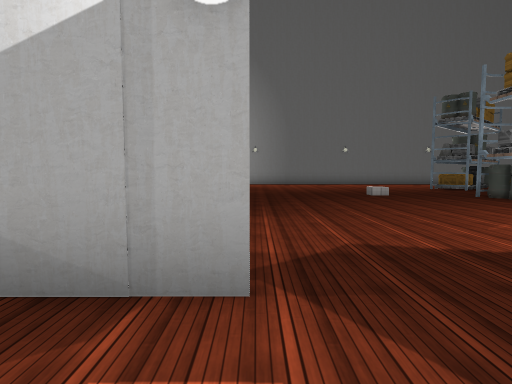
[1] (above)

24 first-person views from a walk through a 3-D level made in the Unity game engine. The camera is 1.5 m above the floor, tilts 4° down and sees 80° across. The floor is counted in squares, 2 m on a side. Each view is taken from the middle of a square. On the plan, view 1 faces up. The plan holds only what a view shows up to about 10 squares ahead; the rest is blank. The place goes on beyond the plan. Some surface patterns are stand-ins.

[2]
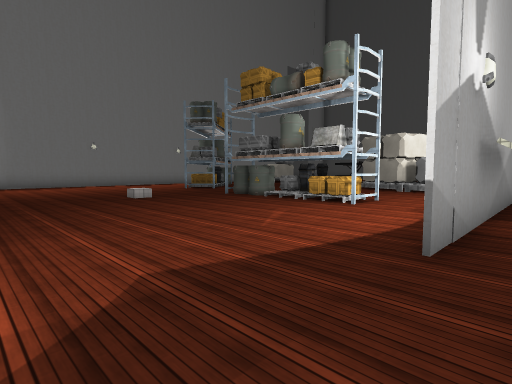

[3]
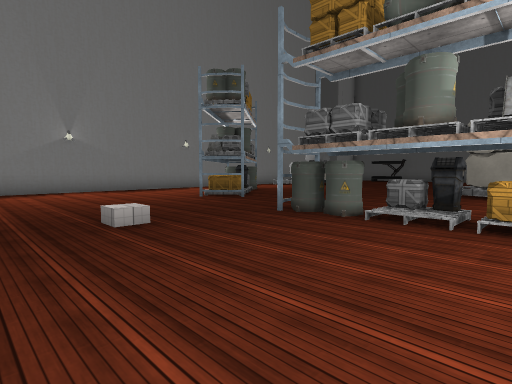

[4]
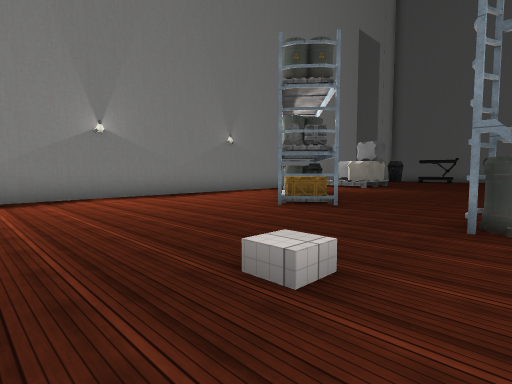

[5]
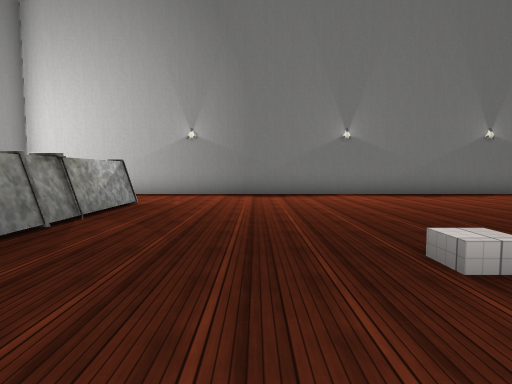

[6]
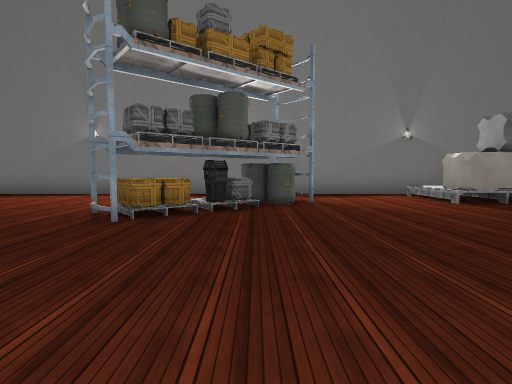

[7]
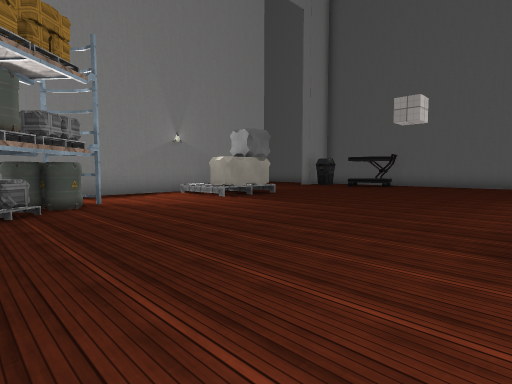

[8]
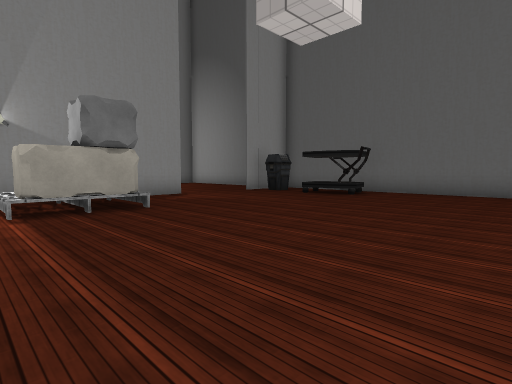

[9]
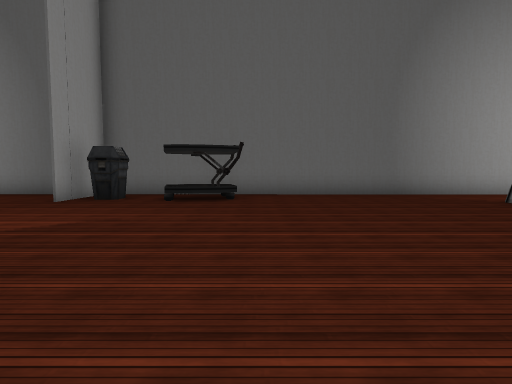

[10]
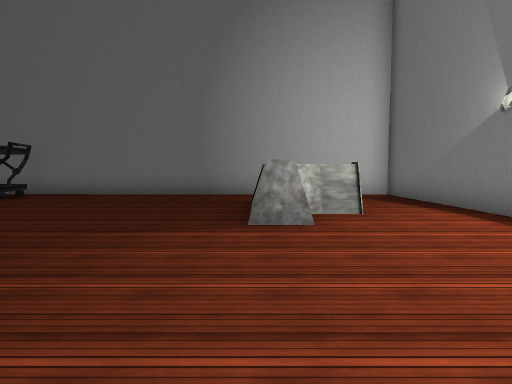

[11]
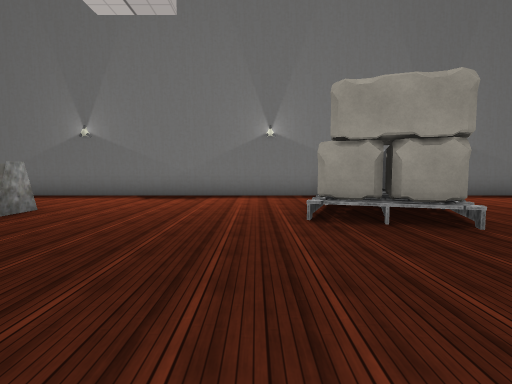

[12]
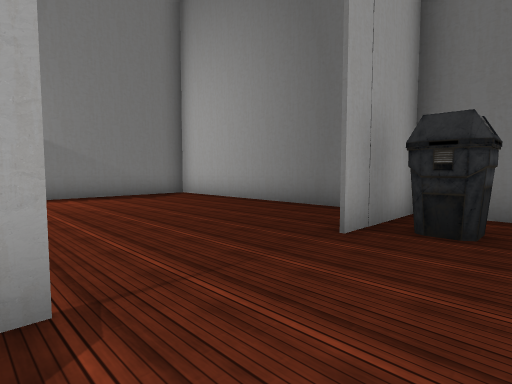

[13]
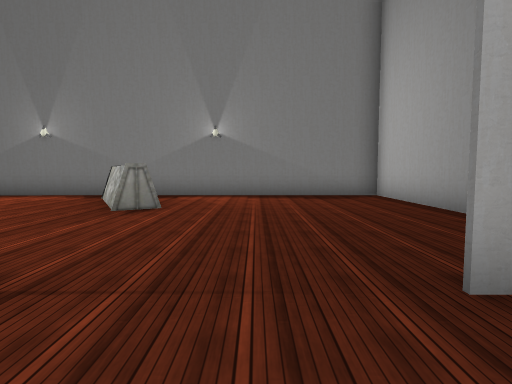

[14]
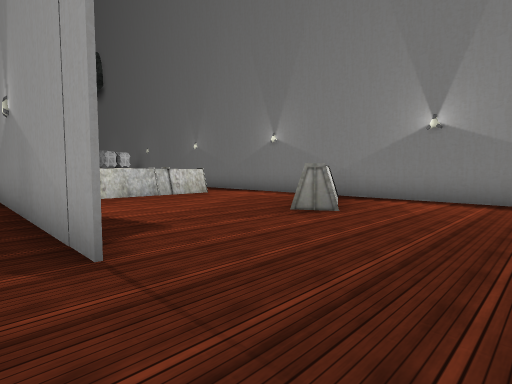

[15]
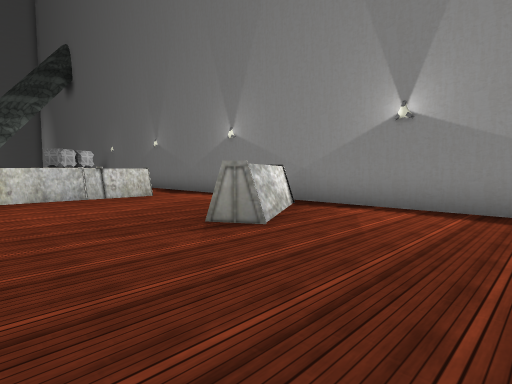

[16]
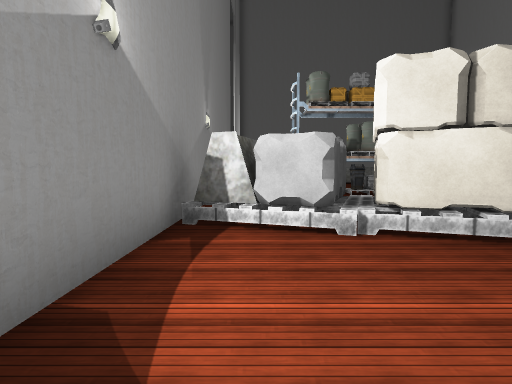

[17]
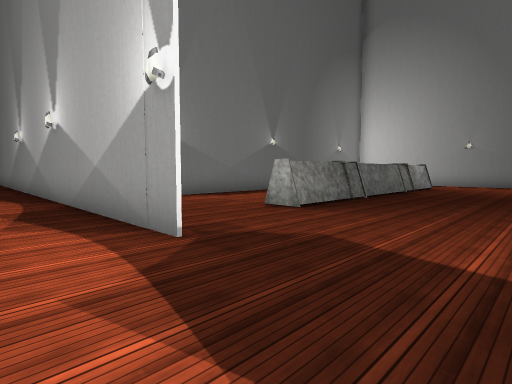

[18]
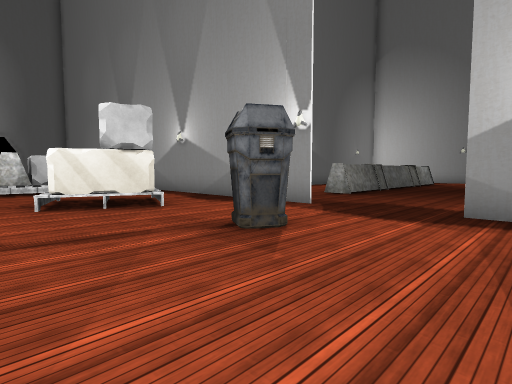

[19]
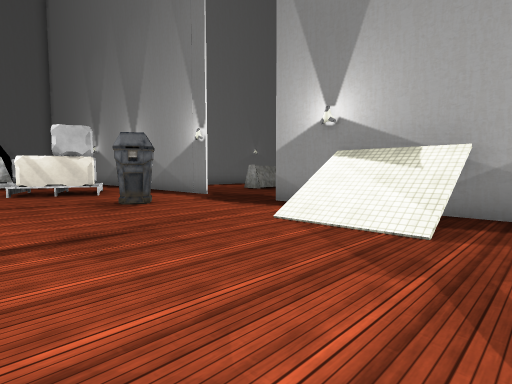

[20]
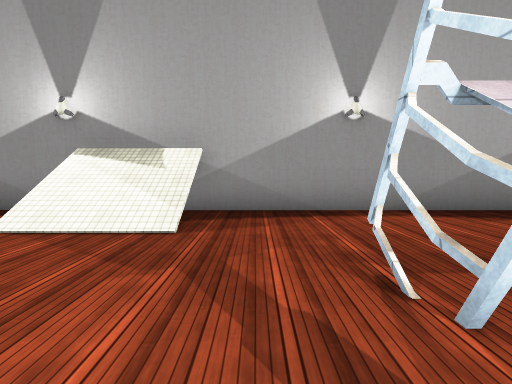

[21]
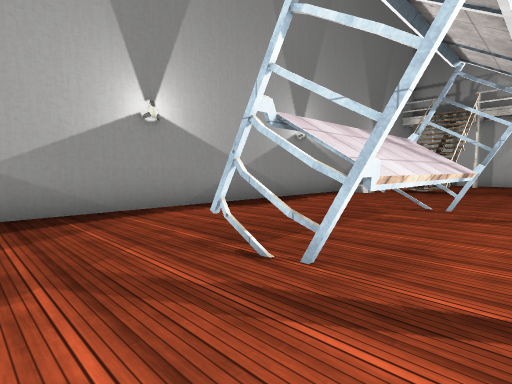

[22]
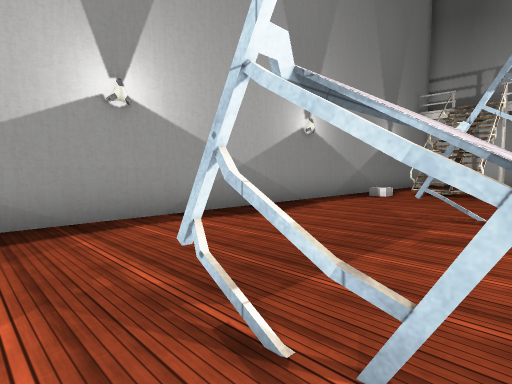

[23]
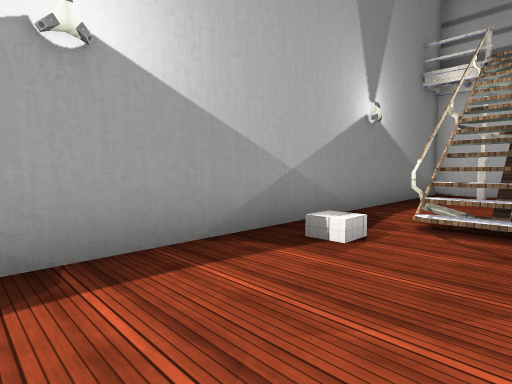

[24]
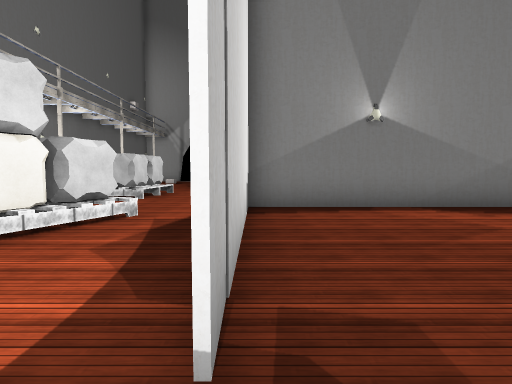

### Floor plan
Points are (right, up) in squares from view 1. A wall is a line through its corners. A room is listed if a view was taken in it or the views show most of it. See-through windows are left out.
Room 1 (views 1, 2, 3, 4, 5, 6, 7, 8, 9, 10, 11, 12, 13, 14, 15, 16, 17, 18, 19, 20, 21, 22, 23, 24)
walls: (7.2, 1.8) (8.6, 1.8); (10.4, 1.8) (24.8, 1.8); (8.9, -1.9) (9.1, -1.4); (9, -3) (9, -1.2); (13.5, -2.1) (13.5, -1.2); (13.6, -3) (9.1, -3) (8.8, -2.4); (13.5, -3.1) (13.5, -2.2); (-0.8, 14) (-0.8, 4.9) (-1.6, 4.9); (-5.3, 7.4) (-5.3, 3.5); (-5.3, 1.8) (0, 1.8) (-9.4, 1.8); (19.4, 16.8) (-2.1, 16.8); (23.6, 1.8) (2.9, 1.8); (24.7, 2.1) (24.7, 16.2); (13.3, 22.4) (13.3, 18.6); (24.6, 16.8) (22.2, 16.8); (24.7, 18.2) (24.7, 24.3) (13.1, 24.3)
ways out: opening at (-5, 3); opening at (13, 23.5)
objects: other object (-9, -3) to (-7, -1); other object (-4, -3) to (-2, 0); bin (1, -1); crate (7, 5); bin (7, 6); barrel (7, 7); crate (7, 8); crate (8, 7); pallet (8, 12); pallet (8, 13); bin (9, 13); barrel (10, 14); other object (11, 3) to (13, 5); barrel (11, 14); other object (11, 15); other object (12, 5) to (14, 7); other object (15, 14) to (16, 16); other object (17, 21) to (19, 23); other object (20, 5) to (22, 6); other object (23, 13) to (24, 14); bin (23, 16)

Positions as (right, up) in squares from view 1, and headings:
1: (0, 0), facing up
2: (0, 1), facing up-right
3: (2, 5), facing up-right
4: (2, 8), facing up-right
5: (2, 7), facing up
6: (10, 7), facing up
7: (9, 7), facing up-right
8: (14, 8), facing up-right
9: (15, 12), facing right
10: (15, 6), facing right
11: (15, 11), facing down
12: (19, 15), facing up-right
13: (21, 15), facing up
14: (22, 16), facing up-left
15: (22, 18), facing up-left
16: (17, 3), facing left
17: (3, 0), facing up-left
18: (4, -4), facing up-left
19: (8, -4), facing up-left
20: (8, -4), facing up
21: (7, -4), facing up-right
22: (8, -3), facing up-right
23: (14, -1), facing up-right
24: (1, 2), facing left
